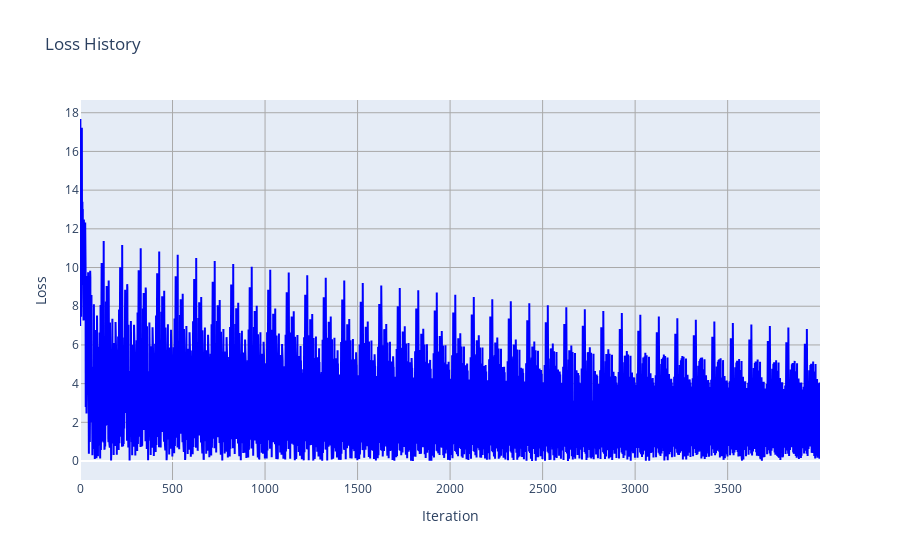
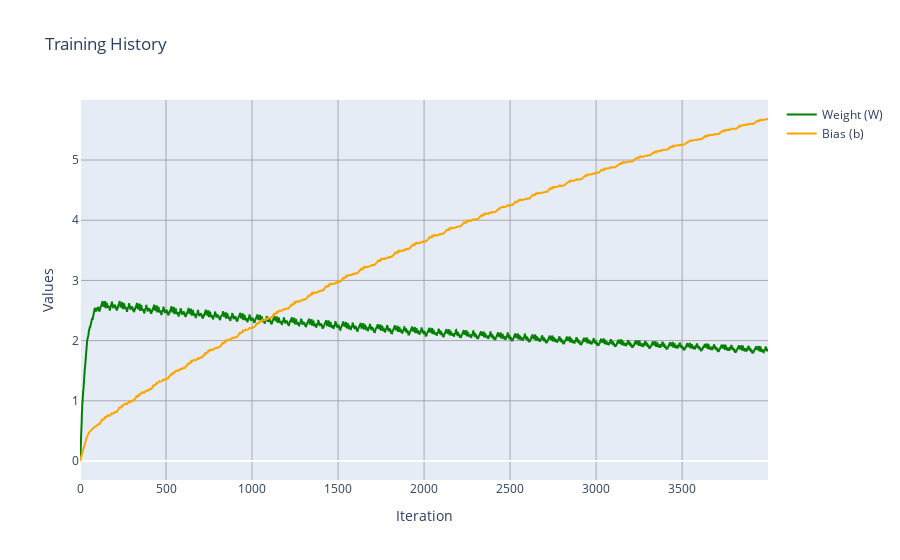

Source (notebook cell) for these figures, in order:
### Code cell
plot_history(loss_history, weight_history)

### Figure 1 — Plotly figure (JSON) as saved in the notebook; plotly's stock layout.template omitted (floating-point values rounded to 4 significant figures; data arrays with more than 128 entries replaced by an {"elided": "..."} marker saying what was removed)
{"data": [{"line": {"color": "blue"}, "mode": "lines", "name": "Loss", "type": "scatter", "x": {"elided": "4000 int values"}, "y": {"elided": "4000 float values"}}], "layout": {"title": {"text": "Loss History"}, "xaxis": {"gridcolor": "darkGray", "showgrid": true, "title": {"text": "Iteration"}}, "yaxis": {"gridcolor": "darkGray", "showgrid": true, "title": {"text": "Loss"}}}}

### Figure 2 — Plotly figure (JSON) as saved in the notebook; plotly's stock layout.template omitted (floating-point values rounded to 4 significant figures; data arrays with more than 128 entries replaced by an {"elided": "..."} marker saying what was removed)
{"data": [{"line": {"color": "green"}, "mode": "lines", "name": "Weight (W)", "type": "scatter", "x": {"elided": "4000 int values"}, "y": {"elided": "4000 float values"}}, {"line": {"color": "orange"}, "mode": "lines", "name": "Bias (b)", "type": "scatter", "x": {"elided": "4000 int values"}, "y": {"elided": "4000 float values"}}], "layout": {"title": {"text": "Training History"}, "xaxis": {"gridcolor": "darkGray", "showgrid": true, "title": {"text": "Iteration"}}, "yaxis": {"gridcolor": "darkGray", "showgrid": true, "title": {"text": "Values"}}}}
